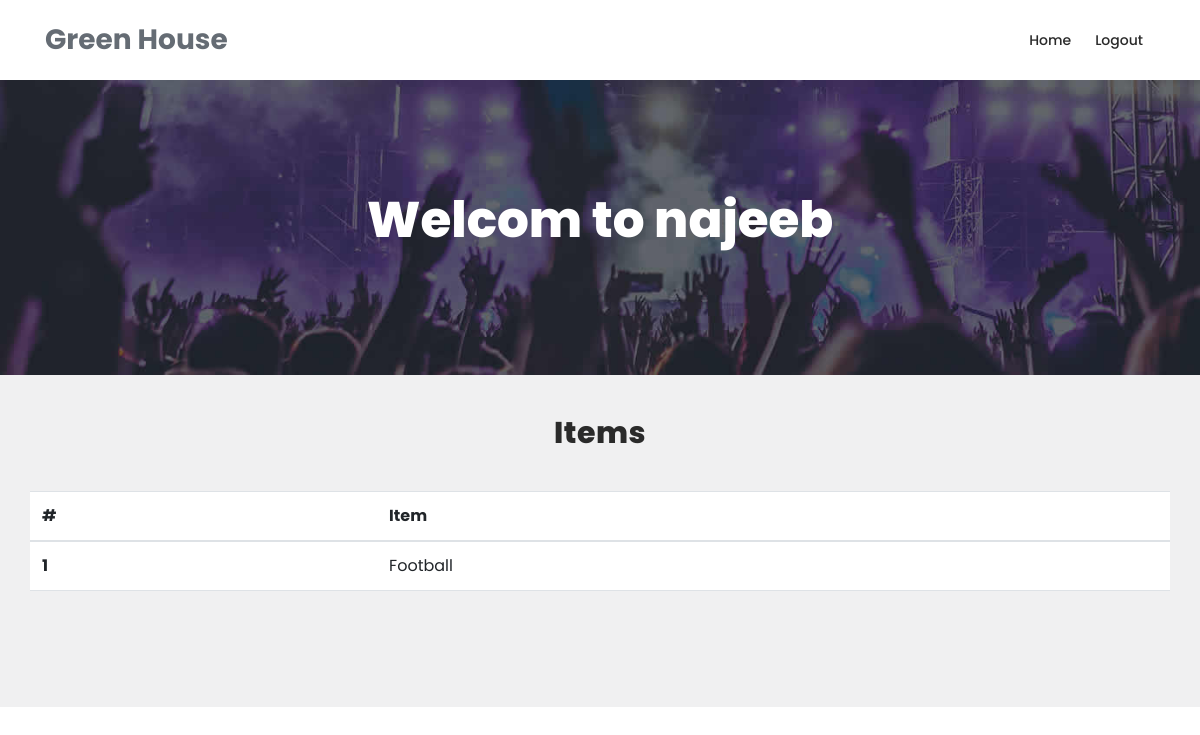
Page /blue-mem/ (signed in) on the earlier database version.
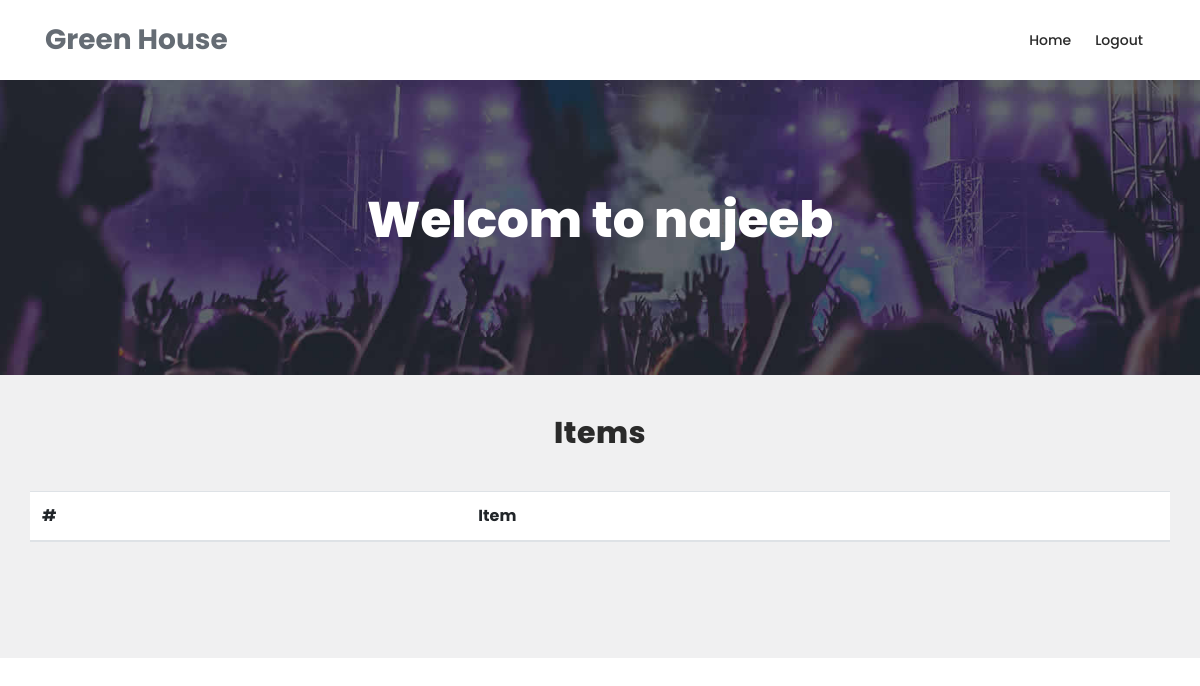
Same page on the later database version.
### home_app/models.py (models this page shows, shortened)
class SportsMembers(models.Model):
    sports=models.ForeignKey(Sports,on_delete=models.CASCADE)
    user=models.ForeignKey(CustomUser,on_delete=models.CASCADE)
    role=models.IntegerField()

class Sports(models.Model):
    name=models.CharField(max_length=20)
    place=models.CharField(max_length=20)
    image=models.ImageField(upload_to='images',blank=True)
    def __str__(self):
        return self.name

### home_app/views.py (the view)
# urls.py: path('blue-mem/',views.Blue_Mem,name='blue-mem' ),
@login_required(login_url='login')
def Blue_Mem(request):
    mem_obj=Blue.objects.filter(user=request.user).first()
    if not mem_obj.is_activae:
        return redirect('pending')
    sports_obj=SportsMembers.objects.filter(user=request.user)
    return render(request,'green_Mem.html',{'evnt':sports_obj})

### home_app/models.py (called while the page is built)
    def __str__(self):
        return self.username

### home_app/templates/green_Mem.html (shortened to what this page needs)
{% load static %}
<!DOCTYPE html>
<html lang="en">
  <head>
    <link href="https://cdn.jsdelivr.net/npm/bootstrap@5.3.0-alpha3/dist/css/bootstrap.min.css" rel="stylesheet">
    <link rel="stylesheet" type="text/css" href="{% static 'assets/css/bootstrap.min.css' %}">
    <link rel="stylesheet" type="text/css" href="{% static 'assets/css/font-awesome.css' %}">
    <link rel="stylesheet" type="text/css" href="{% static 'assets/css/owl-carousel.css' %}">
    <link rel="stylesheet" href="{% static 'assets/css/tooplate-artxibition.css' %}">
    </head>
    <body>
    <header class="header-area header-sticky">
        <div class="container">
            <div class="row">
                <div class="col-12">
                    <nav class="main-nav">
                        <a href="index.html" class="logo">Green House</a>
                        <ul class="nav">
                            <li><a href="{% url 'green-mem' %}">Home</a></li>
                            <li><a href="{% url 'logout' %}">Logout</a></li>
                        </ul>
                    </nav>
                </div>
            </div>
        </div>
    </header>
    <div class="page-heading-rent-venue">
        <div class="container">
            <div class="row">
                <div class="col-lg-12">
                    <h2>Welcom to {{request.user}}</h2>
                </div>
            </div>
        </div>
    </div>
    <div class="shows-events-schedule">
        <div class="container">
            <div class="row">
                <div class="col-lg-12">
                    <div class="section-heading">
                        <h2>Items</h2>
                    </div>
                </div>
                <table class="table">
                    <thead>
                      <tr>
                        <th scope="col">#</th>
                        <th scope="col">Item</th>
                      </tr>
                    </thead>
                    <tbody>
                        {% for m in evnt %}
                      <tr>
                        <th scope="row">{{forloop.counter}}</th>
                        <td>{{m.sports}}</td>
                      </tr>
                      {% endfor %}
                    </tbody>
                  </table>
            </div>
        </div>
    </div>
  </body>
</html>

Differences in the rows shown:
removed SportsMembers: sports "Football"
